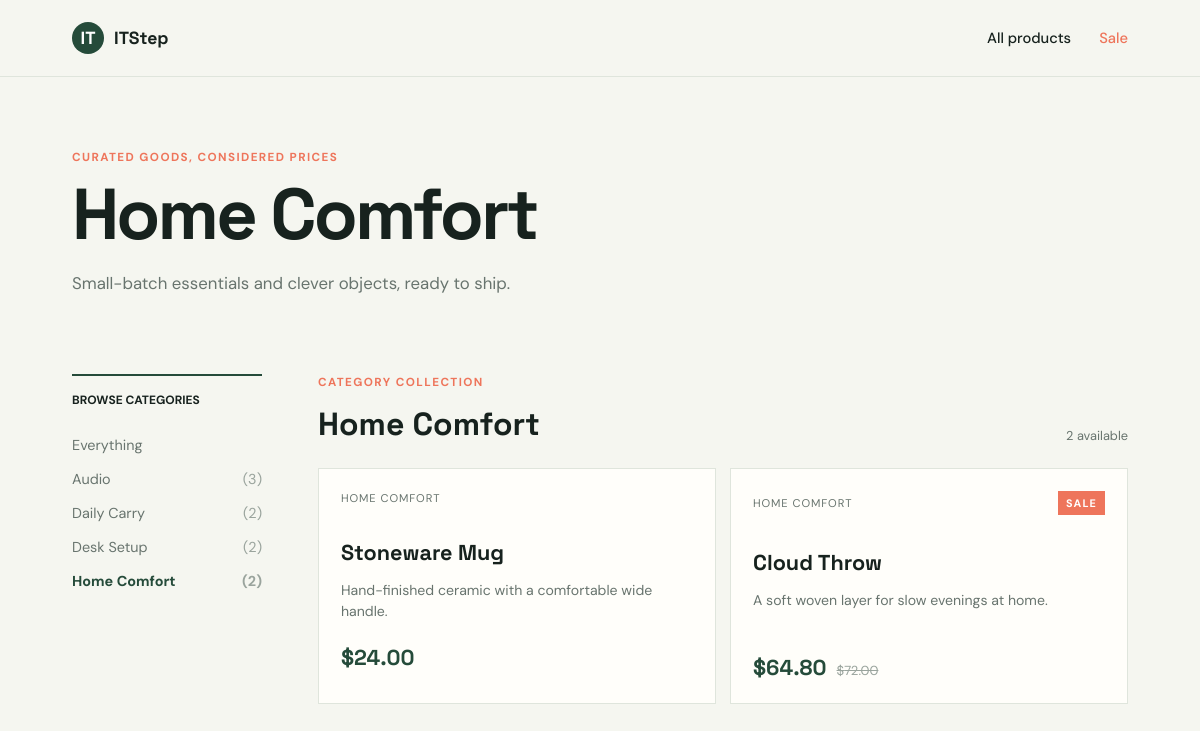
Page /category/home-comfort/ on the committed database.
### store/models.py (models this page shows, shortened)
class Category(models.Model):
    name = models.CharField(max_length=80, unique=True)
    slug = models.SlugField(max_length=80, unique=True)
    class Meta:
        ordering = ["name"]
    def get_absolute_url(self):
        return reverse("category_products", args=[self.slug])

class Product(models.Model):
    category = models.ForeignKey(Category, on_delete=models.CASCADE, related_name="products")
    name = models.CharField(max_length=120)
    description = models.TextField()
    price = models.DecimalField(max_digits=10, decimal_places=2)
    available = models.BooleanField(default=True)
    has_discount = models.BooleanField(default=False)
    discount_percent = models.PositiveSmallIntegerField(default=0)
    class Meta:
        ordering = ["price", "name"]
    @property
    def current_price(self):
        if self.has_discount and self.discount_percent:
            return self.price * (100 - self.discount_percent) / 100
        return self.price

### store/views.py (the view)
# urls.py: path("category/<slug:slug>/", views.category_products, name="category_products"),
def category_products(request, slug):
    category = get_object_or_404(Category, slug=slug)
    products = category.products.filter(available=True).order_by("price", "name")
    return render(request, "store/category.html", {"category": category, "products": products, "categories": category_list()})

### store/views.py (called while the page is built)
def category_list():
    return Category.objects.annotate(product_count=Count("products")).filter(product_count__gt=0)

### templates/store/category.html (shortened to what this page needs)
{% extends "store/base.html" %}
{% block heading %}{{ category.name }}{% endblock %}
{% block content %}
<div class="section-heading"><div><p class="eyebrow">Category collection</p><h2>{{ category.name }}</h2></div><span class="sort-note">{{ products|length }} available</span></div>
<div class="product-grid">
{% for product in products %}
    <article class="product-card"><div class="product-top"><span class="product-category">{{ product.category.name }}</span>{% if product.has_discount %}<span class="sale-badge">SALE</span>{% endif %}</div><h3>{{ product.name }}</h3><p class="description">{{ product.description }}</p><div class="price-row"><span class="price">${{ product.current_price|floatformat:2 }}</span>{% if product.has_discount %}<del>${{ product.price|floatformat:2 }}</del>{% endif %}</div></article>
{% empty %}<p class="empty-state">No products are available in this category.</p>{% endfor %}
</div>
{% endblock %}

### templates/store/base.html (shortened to what this page needs)
{% load static %}
<!doctype html>
<html lang="en">
<head>
    <link rel="stylesheet" href="{% static 'store/styles.css' %}">
</head>
<body>
    <header class="topbar">
        <a class="brand" href="{% url 'home' %}"><span class="brand-mark">IT</span>ITStep</a>
        <nav>
            <a href="{% url 'home' %}">All products</a>
            <a class="sale-link" href="{% url 'sale_products' %}">Sale</a>
        </nav>
    </header>
    <main class="page-shell">
        <section class="intro">
            <p class="eyebrow">Curated goods, considered prices</p>
            <h1>{% block heading %}Find your next favorite thing.{% endblock %}</h1>
            <p class="lede">Small-batch essentials and clever objects, ready to ship.</p>
        </section>
        <div class="catalog-layout">
            <aside class="sidebar">
                <p class="sidebar-label">Browse categories</p>
                <a class="category-link {% if request.resolver_match.url_name == 'home' %}active{% endif %}" href="{% url 'home' %}">Everything</a>
                {% for category in categories %}
                    <a class="category-link {% if category.slug == request.resolver_match.kwargs.slug %}active{% endif %}" href="{{ category.get_absolute_url }}">{{ category.name }} <span>({{ category.product_count }})</span></a>
                {% endfor %}
            </aside>
            <section class="product-area">
                {% block content %}{% endblock %}
            </section>
        </div>
    </main>
</body>
</html>

### store/static/store/styles.css (style rules this page uses)
:root { --ink: #17221e; --muted: #68746e; --paper: #f5f6f0; --card: #fffefa; --line: #dfe5dc; --mint: #cde9d9; --coral: #ee755b; --deep: #254b3a; }
* { box-sizing: border-box; }
body { margin: 0; color: var(--ink); background: var(--paper); font-family: 'DM Sans', sans-serif; }
a { color: inherit; text-decoration: none; }
.topbar { align-items: center; border-bottom: 1px solid var(--line); display: flex; justify-content: space-between; padding: 22px 6vw; }
.brand { align-items: center; display: flex; font-family: 'Space Grotesk', sans-serif; font-size: 1.1rem; font-weight: 700; gap: 10px; }
.brand-mark { align-items: center; background: var(--deep); border-radius: 50%; color: white; display: inline-flex; height: 32px; justify-content: center; width: 32px; }
nav { display: flex; gap: 28px; font-size: .92rem; font-weight: 500; }
.sale-link { color: var(--coral); }
.page-shell { margin: 0 auto; max-width: 1240px; padding: 72px 6vw 90px; }
.intro { max-width: 680px; }
.eyebrow { color: var(--coral); font-size: .73rem; font-weight: 700; letter-spacing: .12em; margin: 0 0 14px; text-transform: uppercase; }
h1, h2, h3 { font-family: 'Space Grotesk', sans-serif; margin: 0; }
h1 { font-size: clamp(2.5rem, 6vw, 5.4rem); letter-spacing: -.04em; line-height: .98; }
.lede { color: var(--muted); font-size: 1.05rem; margin: 22px 0 0; }
.catalog-layout { display: grid; gap: 56px; grid-template-columns: 190px 1fr; margin-top: 80px; }
.sidebar { border-top: 2px solid var(--deep); padding-top: 16px; }
.sidebar-label { font-size: .75rem; font-weight: 700; margin: 0 0 20px; text-transform: uppercase; }
.category-link { color: var(--muted); display: flex; font-size: .9rem; justify-content: space-between; padding: 8px 0; }
.category-link span { color: #9aa49d; }
.category-link:hover, .category-link.active { color: var(--deep); font-weight: 700; }
.section-heading { align-items: end; display: flex; justify-content: space-between; margin-bottom: 24px; }
.section-heading h2 { font-size: 2rem; }
.sort-note { color: var(--muted); font-size: .8rem; }
.product-grid { display: grid; gap: 14px; grid-template-columns: repeat(2, minmax(0, 1fr)); }
.product-card { background: var(--card); border: 1px solid var(--line); min-height: 220px; padding: 22px; transition: border-color .2s, transform .2s; }
.product-top { align-items: center; display: flex; justify-content: space-between; }
.product-category { color: var(--muted); font-size: .7rem; letter-spacing: .08em; text-transform: uppercase; }
.sale-badge { background: var(--coral); color: white; font-size: .68rem; font-weight: 700; letter-spacing: .1em; padding: 5px 8px; }
.product-card h3 { font-size: 1.35rem; margin-top: 34px; }
.description { color: var(--muted); font-size: .88rem; line-height: 1.5; min-height: 42px; }
.price-row { align-items: baseline; display: flex; gap: 10px; margin-top: 22px; }
.price { color: var(--deep); font-family: 'Space Grotesk', sans-serif; font-size: 1.35rem; font-weight: 700; }
del { color: #9aa49d; font-size: .82rem; }

### rows in the picture
Category: name "Home Comfort", product_count "2"
Category: name "Audio", product_count "3"
Category: name "Daily Carry", product_count "2"
Category: name "Desk Setup", product_count "2"
Product: category.name "HOME COMFORT", name "Stoneware Mug", description "Hand-finished ceramic with a comfortable wide handle.", current_price "24.00"
Product: category.name "HOME COMFORT", shows "SALE", name "Cloud Throw", description "A soft woven layer for slow evenings at home.", current_price "64.80", price "72.00"

### other values in the picture
{{ products|length }} "2"
